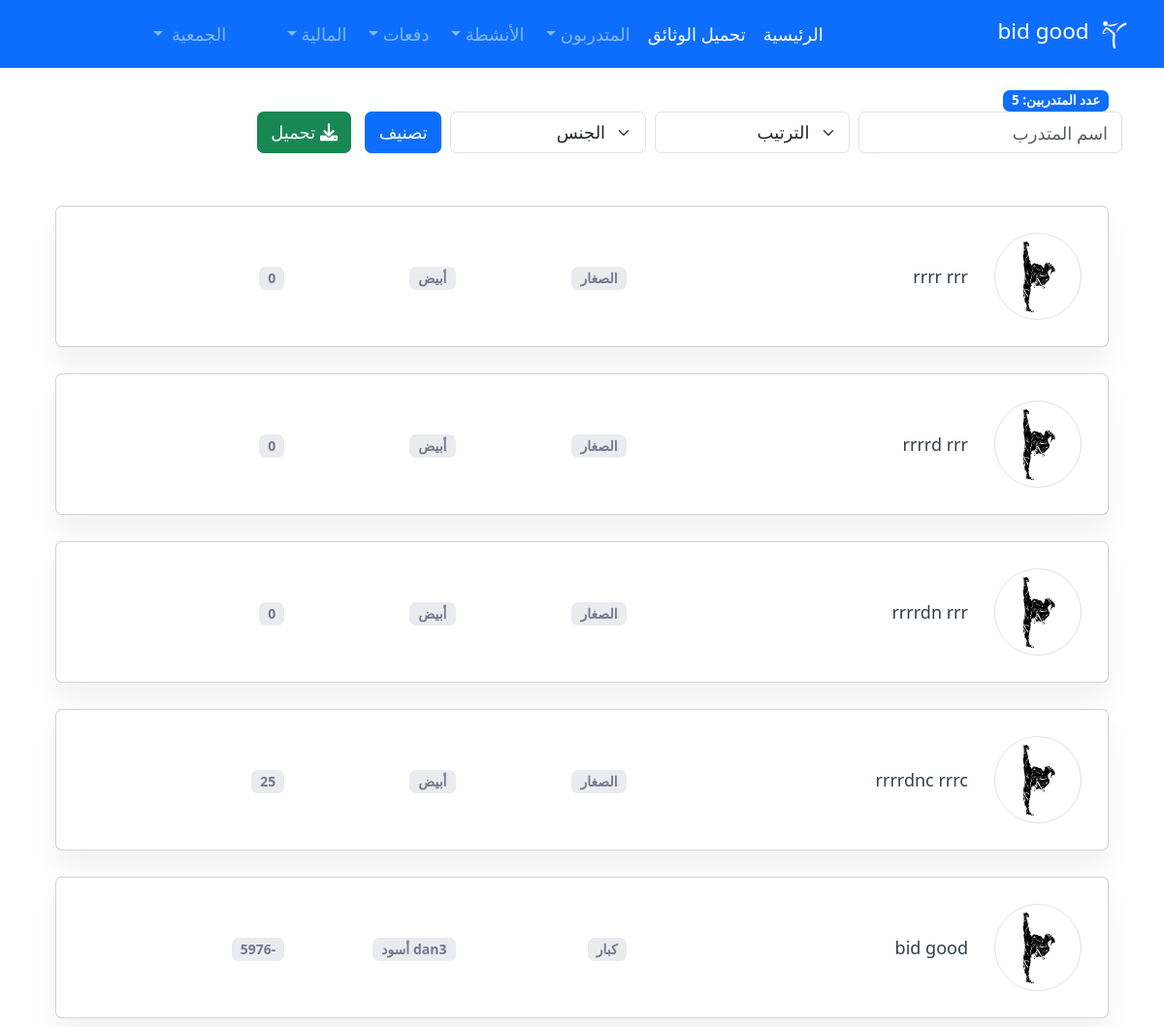
The app's page /olders/all (signed in) with its own data.
### trainers/models.py (models this page shows, shortened)
class OrganizationInfo(models.Model):
    name = models.CharField(max_length=255, verbose_name='اسم الجمعية')
    slug = models.SlugField(unique=True, verbose_name='المعرف')
    description = models.TextField(blank=True, verbose_name='الوصف')
    established_date = models.DateField(blank=True, null=True, verbose_name='تاريخ التأسيس')
    rent_amount = models.DecimalField(max_digits=10, decimal_places=2, default=0, verbose_name='مبلغ الإيجار')
    phone_number = models.CharField(max_length=15, blank=True, verbose_name='رقم الهاتف')
    email = models.EmailField(blank=True, verbose_name='البريد الإلكتروني')
    datepay = models.DateField(blank=True, null=True, verbose_name='تاريخ الدفع')
    is_active = models.BooleanField(default=True, verbose_name='نشطة')
    subscription_tier = models.CharField(
        max_length=20,
        choices=[('free', 'مجاني'), ('basic', 'أساسي'), ('premium', 'متميز')],
        default='free',
        verbose_name='نوع الاشتراك'
    )
    max_trainers = models.IntegerField(default=50, verbose_name='الحد الأقصى للمتدربين')
    created_at = models.DateTimeField(auto_now_add=True, verbose_name='تاريخ الإنشاء')
    class Meta:
        verbose_name = 'جمعية'
        verbose_name_plural = 'الجمعيات'
        ordering = ['-created_at']

class Trainer(models.Model):
    organization = models.ForeignKey(
        OrganizationInfo,
        on_delete=models.CASCADE,
        related_name='trainers',
        verbose_name='الجمعية'
    )
    belts = (
        ("أبيض", "أبيض"),
        ("برتقالي", "برتقالي"),
        ("أصفر", "أصفر"),
        ("أصفر مع شريط أخضر", "أصفر مع شريط أخضر"),
        ("أخضر", "أخضر"),
        ("أخضر مع شريط أزرق", "أخضر مع شريط أزرق"),
        ("أزرق", "أزرق"),
        ("أزرق مع شريط أحمر", "أزرق مع شريط أحمر"),
        ("أحمر", "أحمر"),
        ("أحمر مع شريط أسود", "أحمر مع شريط أسود"),
        ("أسود", "أسود"),
    )
    CatChoices = (
        ("small", "الصغار"),
        ("med", "فتيان"),
        ("big", "كبار"),
        ('women', 'نساء')
    )
    first_name = models.CharField(max_length=255, verbose_name='الاسم الأول')
    last_name = models.CharField(max_length=255, verbose_name='اسم العائلة')
    birth_day = models.DateField(verbose_name='تاريخ الميلاد')
    phone = models.CharField(max_length=15, blank=True, verbose_name='الهاتف')
    phone_parent = models.CharField(max_length=15, blank=True, verbose_name='هاتف ولي الأمر')
    email = models.EmailField(blank=True, verbose_name='البريد الإلكتروني')
    CIN = models.CharField(max_length=30, blank=True, verbose_name='رقم البطاقة')
    address = models.CharField(max_length=50, blank=True, verbose_name='العنوان')
    male_female = models.CharField(
        max_length=11,
        choices=(('male', 'ذكر'), ('female', 'أنثى')),
        verbose_name='الجنس'
    )
    belt_degree = models.CharField(max_length=50, choices=belts, null=True, blank=True, verbose_name='درجة الحزام')
    Degree = models.CharField(max_length=80, null=True, blank=True, verbose_name='المستوى التعليمي')
    category = models.CharField(max_length=9, choices=CatChoices, default="small", verbose_name='الفئة')
    tall = models.DecimalField(max_digits=5, decimal_places=2, blank=True, null=True, verbose_name='الطول')
    weight = models.DecimalField(max_digits=5, decimal_places=2, blank=True, null=True, verbose_name='الوزن')
    started_day = models.DateField(default=timezone.now, verbose_name='تاريخ البدء')
    is_active = models.BooleanField(default=True, verbose_name='نشط')
    image = models.ImageField(upload_to=image_upload_to, blank=True, verbose_name='الصورة')
    class Meta:
        verbose_name = 'متدرب'
        verbose_name_plural = 'المتدربون'
        ordering = ['-started_day']
        indexes = [
            models.Index(fields=['organization', 'is_active']),
            models.Index(fields=['organization', 'category']),
        ]
    @property
    def age(self):
        if self.birth_day:
            today = now().date()
            age = today.year - self.birth_day.year
            if (today.month, today.day) < (self.birth_day.month, self.birth_day.day):
                age -= 1
            return age
        return None

### trainers/views.py (the view)
# urls.py: path('olders/<str:category>', views.trainees, name='trainees'),
@login_required(login_url='/login/')
@require_organization
def trainees(request,category):
    organization = request.organization
    trainers = Trainer.objects.filter(organization=organization)
    if category!="all":
        trainers = trainers.filter(category=category)
    else:
        trainers = trainers.exclude(category="women")
    if request.method == "GET":
        if 'gender' in request.GET and request.GET['gender']:trainers= trainers.filter(male_female= request.GET['gender'])
        if 'order' in  request.GET:
            if request.GET['order']=='first_first':trainers= trainers.order_by('-started_day')
            if request.GET['order']=='last_first':trainers= trainers.order_by('started_day')
            if request.GET['order']=='first_name':trainers= trainers.order_by('last_name')
    template = loader.get_template('pages/olders.html')
    return HttpResponse(template.render({'trainers':trainers,'number':trainers.count()},request))

### trainers/templates/pages/olders.html (shortened to what this page needs)
{% extends 'base/base.html' %}
{% load static %}
{% block content %}
<section class="section m-2">
    <div class="container">
        <div class="col-md-4 mt-3">
            <span id="trainee-count" class="badge bg-primary">عدد المتدربين: {{number}}</span>
        </div>
        <div class="justify-content-center row">
            <div class="col-lg-12">
                <div class="candidate-list-widgets mb-4">
                    <div class="g-2 row">
                    <div class="col-lg-3">
                        <div class="filler-job-form">
                            <input id="search-input" placeholder="اسم المتدرب" type="search" class="form-control filler-job-input-box form-control" onkeyup="filterTrainers()" />
                        </div>
                    </div>
                    <form class="col-lg-9">
                        <div class="g-2 row">
                            <div class="col-lg-3">
                                <div class="selection-widget">
                                    <select class="form-select" data-trigger="true" name="order" id="choices-single-filter-orderbyk" aria-label="Default select example">
                                        <option hidden>الترتيب
                                        </option>
                                    </select>
                                </div>
                            </div>
                            <div class="col-lg-3">
                                <div class="filler-job-form">
                                    <select class="form-select selectForm__inner" data-trigger="true" name="gender" id="choices-single-categories" aria-label="Default select example">
                                        <option value="" hidden>الجنس</option>
                                    </select>
                                </div>
                            </div>
                            <div class="col-lg-3">
                                <div>
                                    <button class="btn btn-primary" type="submit"> تصنيف</button>
                                    <a href="{% url 'export_data' 'trainers' %}" class="btn mr-2 btn-success"><i class="fa-solid fa-download"></i> تحميل</a>
                                </div>
                            </div>
                        </div>
                    </form>
                </div>
            </div>
        </div>
        <div class="row">
            <div class="col-lg-12">
                <div id="trainers-list">
                    {% for i in trainers %}
                        <div class="candidate-list">
                            <div class="candidate-list-box card mt-4">
                                <div class="p-4 card-body">
                                    <div class="align-items-center row">
                                        <div class="col-auto">
                                            <div class="candidate-list-images">
                                                {% if i.image %}
                                                <a href="#"><img src="{{i.image.url}}" alt="" class="avatar-md img-thumbnail rounded-circle" /></a>
                                                {% else %}
                                                <a href="#"><img src="{% static 'images/logo/loginlogo.png' %}" alt="" class="avatar-md img-thumbnail rounded-circle" /></a>
                                                {% endif %}
                                            </div>
                                        </div>
                                        <div class="col-lg-4">
                                            <div class="candidate-list-content mt-3 mt-lg-0">
                                                <h5 class="fs-19 mb-0">
                                                    {% if i.id %}
                                                        <a class="primary-link" href="{% url 'profile' i.id %}">{{ i.first_name }} {{ i.last_name }}</a>
                                                    {% else %}
                                                        {{ i.first_name }} {{ i.last_name }}
                                                    {% endif %}
                                                </h5>
                                            </div>
                                        </div>
                                        <div class="col-lg-2">
                                            <span class="badge bg-soft-secondary fs-14 mt-1">{{i.get_category_display}}</span>
                                        </div>
                                        <div class="col-lg-2">
                                            <span class="badge bg-soft-secondary fs-14 mt-1">{{i.belt_degree}}</span>
                                        </div>
                                        <div class="col-lg-2">
                                            <span class="badge bg-soft-secondary fs-14 mt-1">{{i.age}}</span>
                                        </div>
                                    </div>
                                </div>
                            </div>
                        </div>
                    {% endfor %}
                </div>
            </div>
</section>
{% endblock %}

### trainers/templates/base/sidebar.html (shortened to what this page needs)
{% load static %}
<nav class="navbar navbar-expand-lg navbar-dark bg-primary">
    <div class="container-fluid">
        <a class="navbar-brand" href="{% url 'home' %}">
            <img src="{% static 'images/logo/logo.png' %}" alt="Logo" width="40" height="40" class="d-inline-block align-text-top">
            {% if request.organization %} {{ request.organization.name }} {% else %} الجمعية {% endif %}
        </a>
        <div class="collapse navbar-collapse" id="navbarNav">
            <ul class="navbar-nav me-auto mb-2 mb-lg-0">
                <li class="nav-item">
                    <a class="nav-link active" aria-current="page" href="{% url 'home' %}">الرئيسية</a>
                </li>
                <li class="nav-item">
                    <a class="nav-link active" aria-current="page" href="{% url 'trainees_report' %}">تحميل الوثائق</a>
                </li>
                <li class="nav-item dropdown">
                    <a class="nav-link dropdown-toggle" href="#" id="traineesDropdown" role="button" data-bs-toggle="dropdown" aria-expanded="false">
                        المتدربون
                    </a>
                </li>
                <li class="nav-item dropdown">
                    <a class="nav-link dropdown-toggle" href="#" id="activitiesDropdown" role="button" data-bs-toggle="dropdown" aria-expanded="false">
                        الأنشطة
                    </a>
                </li>
                <li class="nav-item dropdown">
                    <a class="nav-link dropdown-toggle " href="#" id="traineesDropdown" role="button" data-bs-toggle="dropdown" aria-expanded="false">
                        دفعات
                    </a>
                </li>
                {% if user.is_superuser %}
                <li class="nav-item dropdown">
                    <a class="nav-link dropdown-toggle"  id="financialDropdown" role="button" data-bs-toggle="dropdown" aria-expanded="false">
                        المالية
                    </a>
                </li>
                {% else %}
                <li><a class="nav-link active" href="{% url 'logout' %}">تسجيل الخروج</a></li>
                {% endif %}
            </ul>
            {% if user.is_superuser %}
            <ul class="navbar-nav ms-auto">
                <li class="nav-item dropdown">
                    <a class="nav-link dropdown-toggle" href="#" id="userDropdown" role="button" data-bs-toggle="dropdown" aria-expanded="false">
                        <span class="ms-1">الجمعية</span>
                    </a>
            {% endif %}
                </li>
            </ul>
        </div>
    </div>
</nav>

### trainers/templates/base/base.html (style rules this page uses)
.card { box-shadow: 0 20px 27px 0 rgb(0 0 0 / 5%); }
* { font-size: large; }
.avatar-md { height: 5rem; width: 5rem; }
.fs-19 { font-size: 19px; }
.primary-link { color: #314047; -webkit-transition: all .5s ease; transition: all .5s ease; }
a { color: #02af74; text-decoration: none; }
.fs-14 { font-size: 14px; }
.bg-soft-secondary { background-color: rgba(116,120,141,.15)!important; color: #74788d!important; }
.mt-1 { margin-top: 0.25rem!important; }

### records on screen
OrganizationInfo: organization.name "bid good"
Trainer: first_name "rrrr", last_name "rrr", category "الصغار", belt_degree "أبيض", age "0"
Trainer: first_name "rrrrd", last_name "rrr", category "الصغار", belt_degree "أبيض", age "0"
Trainer: first_name "rrrrdn", last_name "rrr", category "الصغار", belt_degree "أبيض", age "0"
Trainer: first_name "rrrrdnc", last_name "rrrc", category "الصغار", belt_degree "أبيض", age "25"
Trainer: first_name "bid", last_name "good", category "كبار", belt_degree "dan3 أسود", age "-5976"

### other values on screen
{{ number }} "5"
